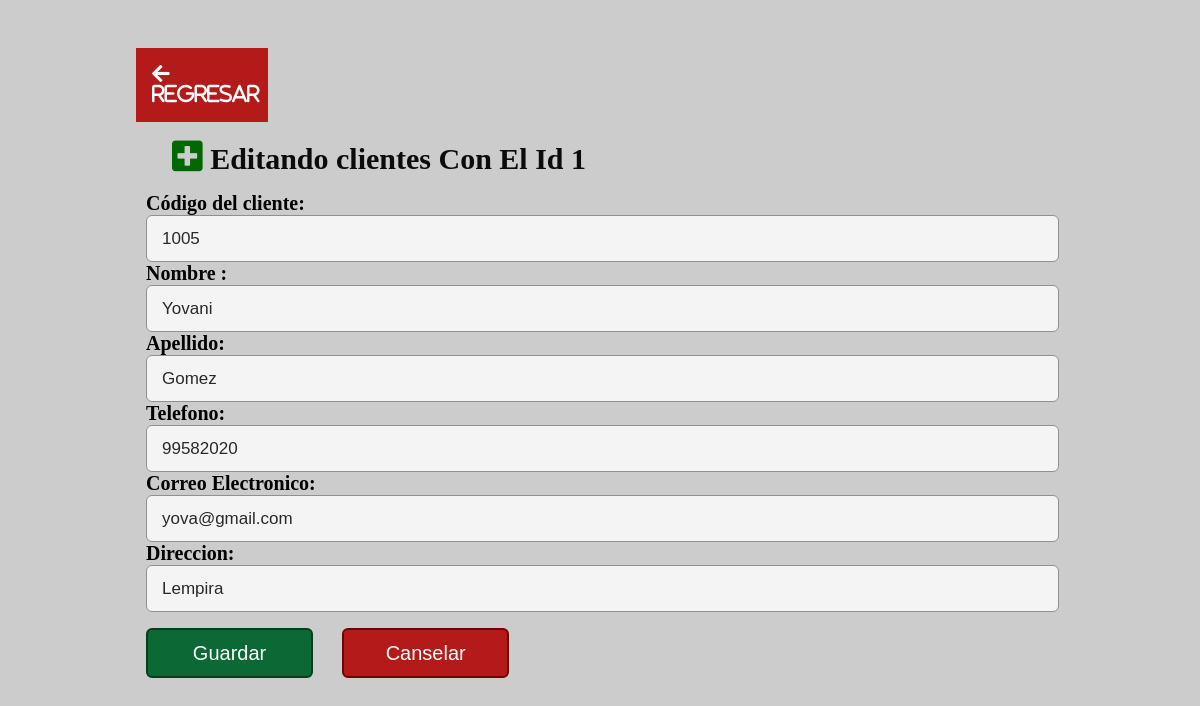
The page /Acciones/editar_cliente.php?id=1 (signed in) on the database its author committed.
### tables this page shows
CREATE TABLE IF NOT EXISTS `clientes` (
  `Id` int(10) NOT NULL AUTO_INCREMENT COMMENT 'Almacena Id de los clientes',
  `Codigo` int(13) NOT NULL COMMENT 'Almacena el código de los clientes',
  `Nombre` varchar(20) NOT NULL COMMENT 'Almacena nombre de los clientes ',
  `Apellido` varchar(20) NOT NULL COMMENT 'Almacena apellidos de los clientes ',
  `Telefono` int(15) NOT NULL COMMENT 'Almacena el teléfono de los clientes ',
  `Email` varchar(25) NOT NULL COMMENT 'Almacena el correo electrónico de los clientes ',
  `Direccion` varchar(40) NOT NULL COMMENT 'Almacena la dirección de los clientes ',
  PRIMARY KEY (`Id`)
);

### Acciones/editar_cliente.php (the view, shortened to what this page needs)
<?php
 $id = $_GET["id"];
 include_once "../base_de_datos.php";
 $registros = $base->prepare("SELECT * FROM clientes WHERE id = ?;");
 $registros->execute([$id]);
 $clientes = $registros->fetch(PDO::FETCH_OBJ);
?>
<!DOCTYPE html>
<html lang="es">
<head>
   <link rel="stylesheet" href="Iconos/css/all.min.css">
   <link rel="stylesheet" href="https://cdnjs.cloudflare.com/ajax/libs/font-awesome/5.15.3/css/all.min.css">
<link rel="stylesheet" href="../css/lista_productos.css">
</head>
<body>
<section class="sec1">
  <div class="for">
    <h1 title="regresar" class="regresar"><a href="../lista_clientes.php"><i class="fas fa-arrow-left"> regresar</i></a></h1>
    <form form name="prueba" id="prueba" method="POST" action="guardar_clientes_editados.php" onsubmit="" >
  <h1><i class="fas fa-plus-square"></i> Editando clientes Con El Id <?php echo $clientes->Id; ?></h1>
      <label for="cod">Código del cliente:</label><br>
      <input type="number" name="codigo" placeholder="Codigo de cliente" class="inp" required value="<?php echo $clientes->Codigo; ?>">
      <label for="cod">Nombre :</label><br>
      <input type="text" name="nombre" placeholder="Nombre del cliente" class="inp" required value="<?php echo $clientes->Nombre; ?>">
      <label for="cod">Apellido:</label><br>
      <input type="text" name="apellido" placeholder="Escribe apellido del cliente" class="inp" required value="<?php echo $clientes->Apellido; ?>">
      <label for="cod">Telefono:</label><br>
      <input type="number" name="telefono" placeholder="Escribe numero de telefono " class="inp" required value="<?php echo $clientes->Telefono; ?>">
      <label for="cod">Correo Electronico:</label><br>
      <input type="email" name="gmail" placeholder="Escribe correo electronico" class="inp" required value="<?php echo $clientes->Email; ?>">
      <label for="cod">Direccion:</label><br>
    <input type="text" name="direccion" placeholder="Escribe correo electronico" class="inp" required value="<?php echo $clientes->Direccion; ?>">
      <div class="boton">
        <button type="submit">Guardar</button>
        <button class="canse" type="reset">Canselar</button>
      </div>
    </form>
  </div>
</section>
</body>
</html>

### css/lista_productos.css (style rules this page uses)
html { font-size: 16px; background-color: #ccc; height: 100vh; }
* { margin: 0; padding: 0; }
textarea, input[type="text"], input[type="password"], input[type="dateti"], input[type="datetime-local"], input[type="date"], input[type="month"], input[type="time"], input[type="week"], input[type="number"], input[type="email"], input[type="url"], input[type="sea"], input[type="tel"], input[type="color"], .uneditable-input { border: 1px solid rgb(201, 240, 31); border-radius: 6px; outline: 0 none; }
.for { width: 80%; height: auto; margin: auto; padding: 2rem; }
.for h1 { font-size: 30px; font-weight: 600; color: rgb(12, 11, 11); }
form, h1 { margin: 1rem; padding: 0 10px; }
.for h1 i { font-size: 35px; color: rgb(3, 104, 3); }
.for .inp { width: 97%; height: 45px; font-size: 17px; padding: 0 15px; opacity: 0.8; border: 1.5px solid rgb(130, 131, 127); }
.for label { font-size: 20px; font-weight: 900; color: black; }
.for .boton { display: flex; flex-direction: row; justify-content: space-between; flex-flow: row nowrap; width: 40%; height: 50px; margin: 1rem 0; }
.for .boton button { width: 46%; height: 100%; border: 2px solid rgb(8, 61, 25); background-color: rgb(12, 105, 54); color: #fff; font-size: 20px; font-weight: 500; border-radius: 6px; cursor: pointer; transition: all 0.3s ease; }
.for .boton .canse { width: 46%; height: 100%; border: 2px solid rgb(109, 5, 5); background-color: rgb(180, 26, 26); color: #fff; font-size: 20px; font-weight: 500; border-radius: 6px; cursor: pointer; transition: all 0.3s ease; }
.for .regresar { width: 100px; background-color: rgb(180, 26, 26); color: #fff; padding: 1rem; font-size: 20px; }
.for .regresar a i { color: #fff; font-size: 20px; }

### rows shown on the page
clientes: Id "1", codigo "1005", nombre "Yovani", apellido "Gomez", telefono "99582020", gmail "yova@gmail.com", direccion "Lempira"
